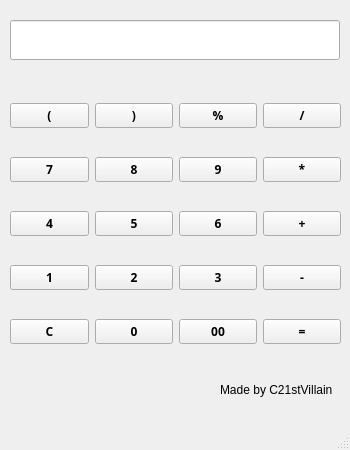
<?xml version="1.0" encoding="UTF-8"?>
<ui version="4.0">
 <class>MainWindow</class>
 <widget class="QMainWindow" name="MainWindow">
  <property name="geometry">
   <rect>
    <x>0</x>
    <y>0</y>
    <width>350</width>
    <height>450</height>
   </rect>
  </property>
  <property name="windowTitle">
   <string>HesapMakinesi</string>
  </property>
  <widget class="QWidget" name="centralwidget">
   <widget class="QLineEdit" name="display">
    <property name="geometry">
     <rect>
      <x>10</x>
      <y>20</y>
      <width>330</width>
      <height>40</height>
     </rect>
    </property>
    <property name="font">
     <font>
      <family>SWRomnt</family>
     </font>
    </property>
    <property name="layoutDirection">
     <enum>Qt::RightToLeft</enum>
    </property>
    <property name="alignment">
     <set>Qt::AlignRight|Qt::AlignTrailing|Qt::AlignVCenter</set>
    </property>
    <property name="cursorMoveStyle">
     <enum>Qt::LogicalMoveStyle</enum>
    </property>
   </widget>
   <widget class="QWidget" name="gridLayoutWidget">
    <property name="geometry">
     <rect>
      <x>10</x>
      <y>80</y>
      <width>331</width>
      <height>291</height>
     </rect>
    </property>
    <layout class="QGridLayout" name="gridLayout">
     <item row="0" column="0">
      <widget class="QPushButton" name="Btn_sol">
       <property name="sizeIncrement">
        <size>
         <width>1</width>
         <height>1</height>
        </size>
       </property>
       <property name="font">
        <font>
         <family>8514oem</family>
         <weight>75</weight>
         <bold>true</bold>
        </font>
       </property>
       <property name="text">
        <string>(</string>
       </property>
      </widget>
     </item>
     <item row="1" column="0">
      <widget class="QPushButton" name="Btn_7">
       <property name="sizeIncrement">
        <size>
         <width>1</width>
         <height>1</height>
        </size>
       </property>
       <property name="font">
        <font>
         <family>8514oem</family>
         <weight>75</weight>
         <bold>true</bold>
        </font>
       </property>
       <property name="text">
        <string>7</string>
       </property>
      </widget>
     </item>
     <item row="1" column="1">
      <widget class="QPushButton" name="Btn_8">
       <property name="sizeIncrement">
        <size>
         <width>1</width>
         <height>1</height>
        </size>
       </property>
       <property name="font">
        <font>
         <family>8514oem</family>
         <weight>75</weight>
         <bold>true</bold>
        </font>
       </property>
       <property name="text">
        <string>8</string>
       </property>
      </widget>
     </item>
     <item row="3" column="0">
      <widget class="QPushButton" name="Btn_1">
       <property name="sizeIncrement">
        <size>
         <width>1</width>
         <height>1</height>
        </size>
       </property>
       <property name="font">
        <font>
         <family>8514oem</family>
         <weight>75</weight>
         <bold>true</bold>
        </font>
       </property>
       <property name="text">
        <string>1</string>
       </property>
      </widget>
     </item>
     <item row="0" column="3">
      <widget class="QPushButton" name="Btn_bolme">
       <property name="sizeIncrement">
        <size>
         <width>1</width>
         <height>1</height>
        </size>
       </property>
       <property name="font">
        <font>
         <family>8514oem</family>
         <weight>75</weight>
         <bold>true</bold>
        </font>
       </property>
       <property name="text">
        <string>/</string>
       </property>
      </widget>
     </item>
     <item row="1" column="3">
      <widget class="QPushButton" name="Btn_carpma">
       <property name="sizeIncrement">
        <size>
         <width>1</width>
         <height>1</height>
        </size>
       </property>
       <property name="font">
        <font>
         <family>8514oem</family>
         <weight>75</weight>
         <bold>true</bold>
        </font>
       </property>
       <property name="text">
        <string>*</string>
       </property>
      </widget>
     </item>
     <item row="0" column="2">
      <widget class="QPushButton" name="Btn_yuzde">
       <property name="sizeIncrement">
        <size>
         <width>1</width>
         <height>1</height>
        </size>
       </property>
       <property name="font">
        <font>
         <family>8514oem</family>
         <weight>75</weight>
         <bold>true</bold>
        </font>
       </property>
       <property name="text">
        <string>%</string>
       </property>
      </widget>
     </item>
     <item row="0" column="1">
      <widget class="QPushButton" name="Btn_sag">
       <property name="sizeIncrement">
        <size>
         <width>1</width>
         <height>1</height>
        </size>
       </property>
       <property name="font">
        <font>
         <family>8514oem</family>
         <weight>75</weight>
         <bold>true</bold>
        </font>
       </property>
       <property name="text">
        <string>)</string>
       </property>
      </widget>
     </item>
     <item row="2" column="0">
      <widget class="QPushButton" name="Btn_4">
       <property name="sizeIncrement">
        <size>
         <width>1</width>
         <height>1</height>
        </size>
       </property>
       <property name="font">
        <font>
         <family>8514oem</family>
         <weight>75</weight>
         <bold>true</bold>
        </font>
       </property>
       <property name="text">
        <string>4</string>
       </property>
      </widget>
     </item>
     <item row="1" column="2">
      <widget class="QPushButton" name="Btn_9">
       <property name="sizeIncrement">
        <size>
         <width>1</width>
         <height>1</height>
        </size>
       </property>
       <property name="font">
        <font>
         <family>8514oem</family>
         <weight>75</weight>
         <bold>true</bold>
        </font>
       </property>
       <property name="text">
        <string>9</string>
       </property>
      </widget>
     </item>
     <item row="4" column="0">
      <widget class="QPushButton" name="Btn_c">
       <property name="sizeIncrement">
        <size>
         <width>1</width>
         <height>1</height>
        </size>
       </property>
       <property name="font">
        <font>
         <family>8514oem</family>
         <weight>75</weight>
         <bold>true</bold>
        </font>
       </property>
       <property name="text">
        <string>C</string>
       </property>
      </widget>
     </item>
     <item row="2" column="1">
      <widget class="QPushButton" name="Btn_5">
       <property name="sizeIncrement">
        <size>
         <width>1</width>
         <height>1</height>
        </size>
       </property>
       <property name="font">
        <font>
         <family>8514oem</family>
         <weight>75</weight>
         <bold>true</bold>
        </font>
       </property>
       <property name="text">
        <string>5</string>
       </property>
      </widget>
     </item>
     <item row="3" column="1">
      <widget class="QPushButton" name="Btn_2">
       <property name="sizeIncrement">
        <size>
         <width>1</width>
         <height>1</height>
        </size>
       </property>
       <property name="font">
        <font>
         <family>8514oem</family>
         <weight>75</weight>
         <bold>true</bold>
        </font>
       </property>
       <property name="text">
        <string>2</string>
       </property>
      </widget>
     </item>
     <item row="4" column="1">
      <widget class="QPushButton" name="Btn_0">
       <property name="sizeIncrement">
        <size>
         <width>1</width>
         <height>1</height>
        </size>
       </property>
       <property name="font">
        <font>
         <family>8514oem</family>
         <weight>75</weight>
         <bold>true</bold>
        </font>
       </property>
       <property name="text">
        <string>0</string>
       </property>
      </widget>
     </item>
     <item row="2" column="2">
      <widget class="QPushButton" name="Btn_6">
       <property name="sizeIncrement">
        <size>
         <width>1</width>
         <height>1</height>
        </size>
       </property>
       <property name="font">
        <font>
         <family>8514oem</family>
         <weight>75</weight>
         <bold>true</bold>
        </font>
       </property>
       <property name="text">
        <string>6</string>
       </property>
      </widget>
     </item>
     <item row="2" column="3">
      <widget class="QPushButton" name="Btn_toplama">
       <property name="sizeIncrement">
        <size>
         <width>1</width>
         <height>1</height>
        </size>
       </property>
       <property name="font">
        <font>
         <family>8514oem</family>
         <weight>75</weight>
         <bold>true</bold>
        </font>
       </property>
       <property name="text">
        <string>+</string>
       </property>
      </widget>
     </item>
     <item row="3" column="3">
      <widget class="QPushButton" name="Btn_cikarma">
       <property name="sizeIncrement">
        <size>
         <width>1</width>
         <height>1</height>
        </size>
       </property>
       <property name="font">
        <font>
         <family>8514oem</family>
         <weight>75</weight>
         <bold>true</bold>
        </font>
       </property>
       <property name="text">
        <string>-</string>
       </property>
      </widget>
     </item>
     <item row="4" column="3">
      <widget class="QPushButton" name="Btn_esittir">
       <property name="sizeIncrement">
        <size>
         <width>1</width>
         <height>1</height>
        </size>
       </property>
       <property name="font">
        <font>
         <family>8514oem</family>
         <weight>75</weight>
         <bold>true</bold>
        </font>
       </property>
       <property name="text">
        <string>=</string>
       </property>
      </widget>
     </item>
     <item row="3" column="2">
      <widget class="QPushButton" name="Btn_3">
       <property name="sizeIncrement">
        <size>
         <width>1</width>
         <height>1</height>
        </size>
       </property>
       <property name="font">
        <font>
         <family>8514oem</family>
         <weight>75</weight>
         <bold>true</bold>
        </font>
       </property>
       <property name="text">
        <string>3</string>
       </property>
      </widget>
     </item>
     <item row="4" column="2">
      <widget class="QPushButton" name="Btn_00">
       <property name="sizeIncrement">
        <size>
         <width>1</width>
         <height>1</height>
        </size>
       </property>
       <property name="font">
        <font>
         <family>8514oem</family>
         <weight>75</weight>
         <bold>true</bold>
        </font>
       </property>
       <property name="text">
        <string>00</string>
       </property>
      </widget>
     </item>
    </layout>
   </widget>
   <widget class="QLabel" name="label">
    <property name="geometry">
     <rect>
      <x>220</x>
      <y>380</y>
      <width>121</width>
      <height>20</height>
     </rect>
    </property>
    <property name="text">
     <string>Made by C21stVillain</string>
    </property>
   </widget>
  </widget>
  <widget class="QMenuBar" name="menubar">
   <property name="geometry">
    <rect>
     <x>0</x>
     <y>0</y>
     <width>350</width>
     <height>26</height>
    </rect>
   </property>
  </widget>
  <widget class="QStatusBar" name="statusbar"/>
 </widget>
 <resources/>
 <connections/>
</ui>
